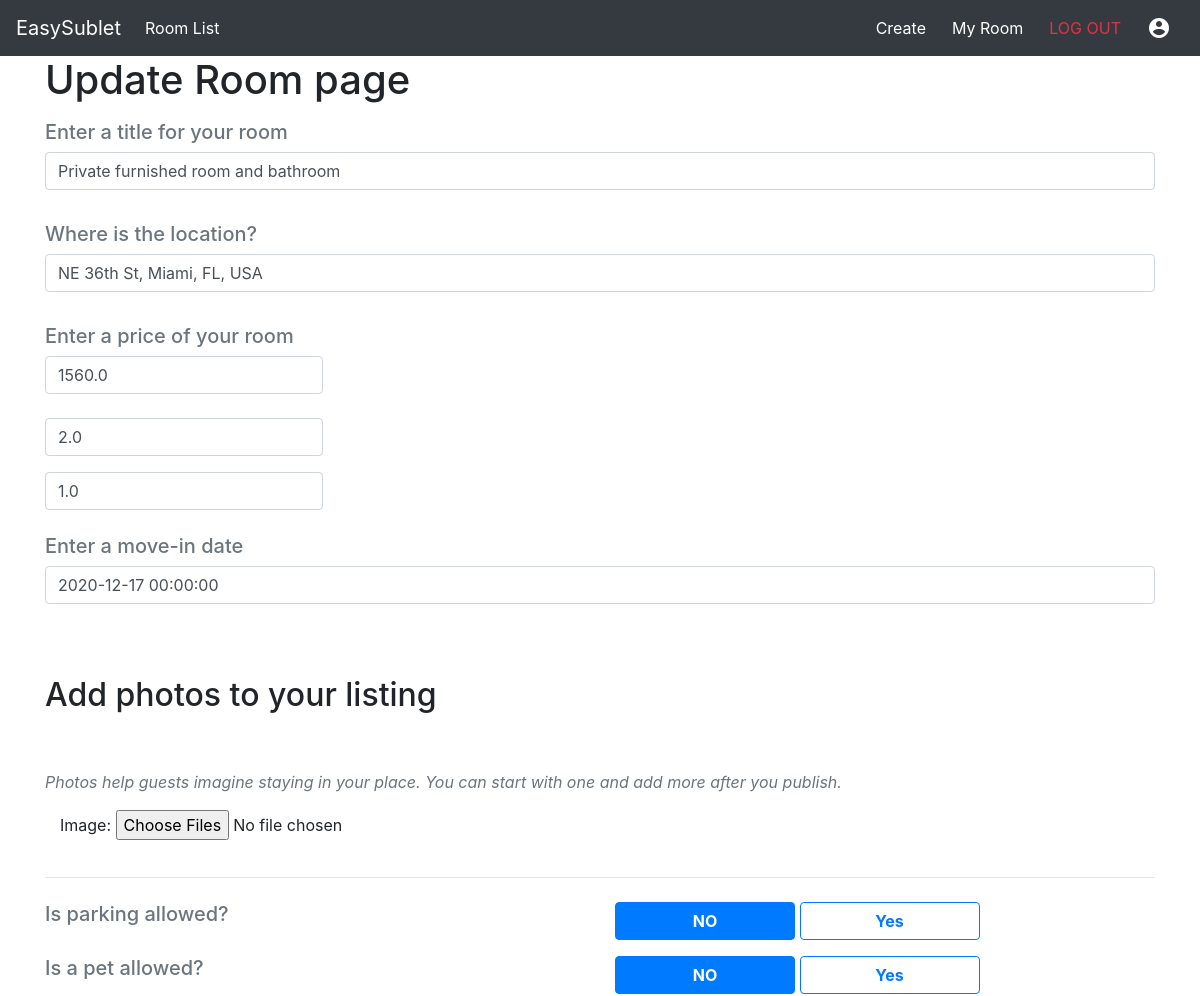
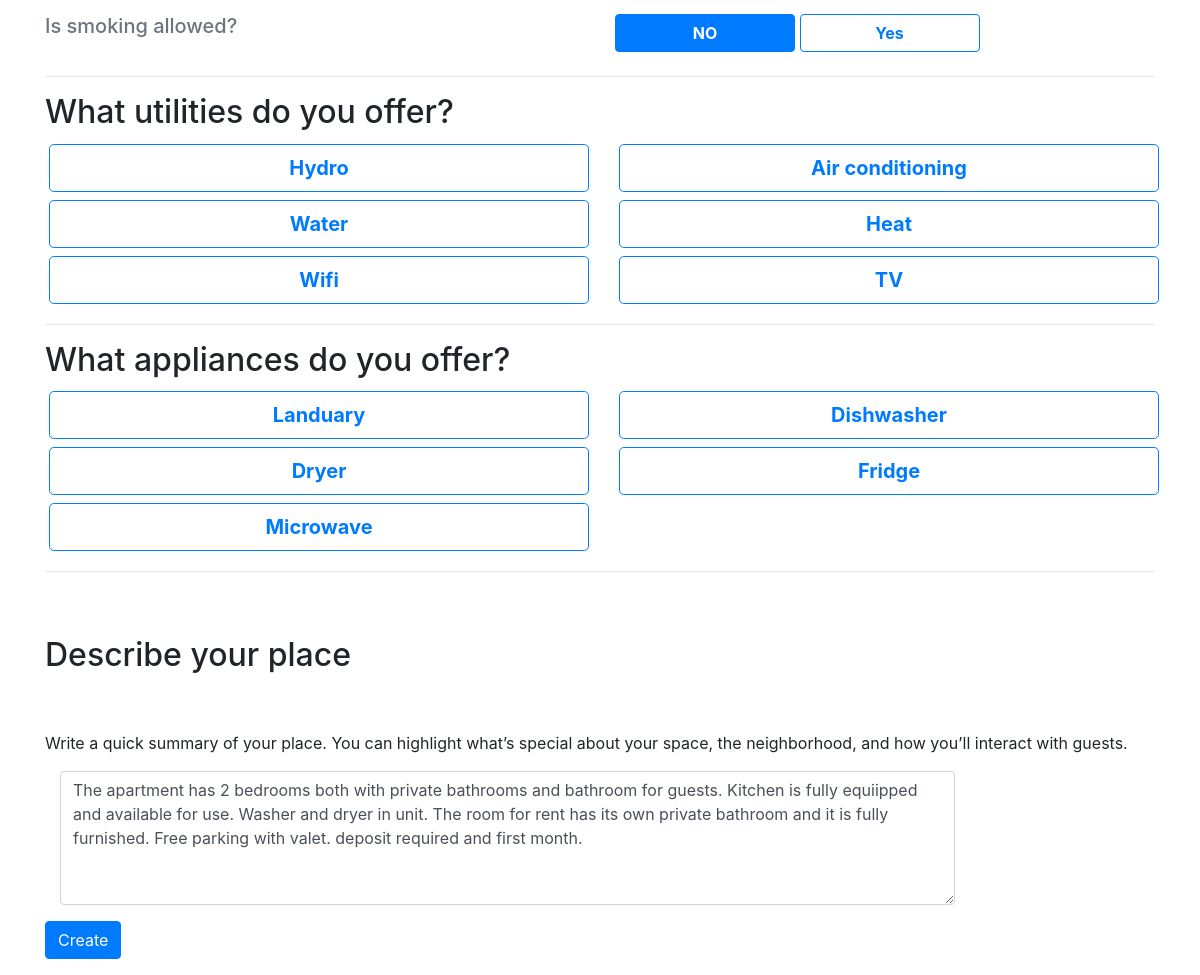
Page /room/update/56 (signed in) on the committed database (2 pictures, top to bottom).
### RoomRental/models.py (models this page shows, shortened)
class Room(models.Model):
    user = models.ForeignKey(User, default=1, on_delete=models.SET_NULL, null=True)
    id = models.fields.BigAutoField(primary_key=True)
    title = models.fields.CharField(max_length=100, blank=False, null=False)
    address = models.fields.CharField(max_length=255, blank=False, null=False)
    latitude = models.fields.FloatField(null=True, blank=True)
    longitude = models.fields.FloatField(null=True, blank=True)
    description = models.fields.TextField(null=True, blank=True)
    price = models.fields.FloatField(null=True, blank=True)
    is_parking = models.fields.BooleanField(default=False)
    is_pet = models.fields.BooleanField(default=False)
    is_smoking = models.fields.BooleanField(default=False)
    has_hydro = models.fields.BooleanField(default=False)
    has_aircondition = models.fields.BooleanField(default=False)
    has_water = models.fields.BooleanField(default=False)
    has_heat = models.fields.BooleanField(default=False)
    has_wifi = models.fields.BooleanField(default=False)
    has_tv = models.fields.BooleanField(default=False)
    has_laundry = models.fields.BooleanField(default=False)
    has_fridge = models.fields.BooleanField(default=False)
    has_dishwasher = models.fields.BooleanField(default=False)
    has_dryer = models.fields.BooleanField(default=False)
    has_microwave = models.fields.BooleanField(default=False)
    movein_date = models.fields.DateTimeField(null=True, blank=True)
    created_on = models.fields.DateTimeField(auto_now=True)

### RoomRental/views.py (the view, shortened to what this page needs)
# urls.py: path('room/update/<int:room_id>', room_update_view, name='room_update_view'),
@login_required
def room_update_view(request,room_id,*args,**kwargs):
    room = get_object_or_404(Room, pk = room_id)
    if request.user == room.user:
        room_form = RoomForm(request.POST or None, instance=room)
        image_form = ImageForm()
        images = request.FILES.getlist('image')
        print(images)
        context = {'page':'Update Room page','room_form' : room_form,'image_form':image_form}
        return render(request,'RoomCreate_Page.html',context,status=200)
    else:
        return redirect('room_list_view')

### RoomRental/forms.py
class ImageForm(forms.ModelForm):
    class Meta:
        model = Image
        fields = ('image',)
        widgets = {
            'image' : forms.ClearableFileInput(attrs={'multiple':True})
        }

### RoomRental/templates/RoomCreate_Page.html (shortened to what this page needs)
{% extends 'base.html' %}
{% load static %}
{% block content %}
<h1>{{page}}</h1>
<form method="POST" enctype="multipart/form-data" >{% csrf_token %}
        <div class="row">
            <div class="col-12">
                <div class="form-group pt-2 pb-2">
                    <h5 class="text-secondary">Enter a title for your room</h5>
                    {{room_form.title}}
                </div>
                <div class="form-group pt-2 pb-2">
                    <h5 class="text-secondary">Where is the location?</h5>
                    <div class=" ">
                        {{room_form.address}}
                    </div>
                </div>
                <div class="form-group pt-2 pb-2">
                    <h5 class="text-secondary">Enter a price of your room</h5>
                    {{room_form.price}}
                </div>
                <div class="form-group" style="">
                    {{room_form.latitude}}
                </div>
                <div class="form-group" style="">
                    {{room_form.longitude}}
                </div>
                <div class="form-group pt-2 pb-2">
                    <h5 class="text-secondary">Enter a move-in date</h5>
                    <div class=" ">
                        {{room_form.movein_date}}
                    </div>
                </div>
            </div>
        </div>
        <div class="row">
            <div class="col-12">
                <div class="form-group">
                    <h2 class="pt-5 pb-5 text-body text">Add photos to your listing</h2>
                    <p class="text-secondary font-italic">Photos help guests imagine staying in your place. You can start with one and add more after you publish.</p>
                    <div class="col-md-10">
                        {{image_form.as_p}}
                    </div>
                </div>
            </div>
        </div>
        <hr />
        <div class="row pt-2 pb-2">
            <div class="col-6">
                <h5 class="text-secondary">Is parking allowed?</h5>
            </div>
            <div class="col-6">
                <div class="col-4 btn btn-primary font-weight-bold" id="park-no">NO</div>
                <div class="col-4 btn btn-outline-primary font-weight-bold" id="park-yes">Yes</div>
            </div>
        </div>
        <div class="row pt-2 pb-2">
            <div class="col-6">
                <h5 class="text-secondary">Is a pet allowed?</h5>
            </div>
            <div class="col-6">
                <div class="col-4 btn btn-primary font-weight-bold" id="pet-no">NO</div>
                <div class="col-4 btn btn-outline-primary font-weight-bold" id="pet-yes">Yes</div>
            </div>
        </div>
        <div class="row pt-2 pb-2">
            <div class="col-6">
                <h5 class="text-secondary">Is smoking allowed?</h5>
            </div>
            <div class="col-6">
                <div class="col-4 btn btn-primary font-weight-bold" id="smoking-no">NO</div>
                <div class="col-4 btn btn-outline-primary font-weight-bold" id="smoking-yes">Yes</div>
            </div>
        </div>
        <hr />
        <div class="row">
            <div class="col-12">
                <h2>What utilities do you offer?</h2>
            </div>
        </div>
        <div class="row">
            <div class="col-sm-12 col-lg-6">
                <div class="m-1 btn btn-outline-primary btn-block btn-lg font-weight-bold" id="Hydro">Hydro</div>
            </div>
            <div class="col-sm-12 col-lg-6">
                <div class="m-1 btn btn-outline-primary btn-block btn-lg font-weight-bold" id="Airconditioning">Air conditioning</div>
            </div>
        </div>
        <div class="row">
            <div class="col-sm-12 col-lg-6">
                <div class="m-1 btn btn-outline-primary btn-block btn-lg font-weight-bold" id="Water">Water</div>
            </div>
            <div class="col-sm-12 col-lg-6">
                <div class="m-1 btn btn-outline-primary btn-block btn-lg font-weight-bold" id="Heat">Heat</div>
            </div>
        </div>
        <div class="row">
            <div class="col-sm-12 col-lg-6">
                <div class="m-1 btn btn-outline-primary btn-block btn-lg font-weight-bold" id="Wifi">Wifi</div>
            </div>
            <div class="col-sm-12 col-lg-6">
                <div class="m-1 btn btn-outline-primary btn-block btn-lg font-weight-bold" id="TV">TV</div>
            </div>
        </div>
        <hr />
        <div class="row">
            <div class="col-12">
                <h2>What appliances do you offer?</h2>
            </div>
        </div>
        <div class="row">
            <div class="col-sm-12 col-lg-6">
                <div class="m-1 btn btn-outline-primary btn-block btn-lg font-weight-bold" id="Landuary">Landuary</div>
            </div>
            <div class="col-sm-12 col-lg-6">
                <div class="m-1 btn btn-outline-primary btn-block btn-lg font-weight-bold" id="Dishwasher">Dishwasher</div>
            </div>
        </div>
        <div class="row">
            <div class="col-sm-12 col-lg-6">
                <div class="m-1 btn btn-outline-primary btn-block btn-lg font-weight-bold" id="Dryer">Dryer</div>
            </div>
            <div class="col-sm-12 col-lg-6">
                <div class="m-1 btn btn-outline-primary btn-block btn-lg font-weight-bold" id="Fridge">Fridge</div>
            </div>
        </div>
        <div class="row">
            <div class="col-sm-12 col-lg-6">
                <div class="m-1 btn btn-outline-primary btn-block btn-lg font-weight-bold" id="Microwave">Microwave</div>
            </div>
        </div>
        <hr />
        <div class="row">
            <div class="col-12">
                <h2 class="pt-5 pb-5">Describe your place</h2>
                <div class="form-group">
                    <div>
                        <p>Write a quick summary of your place. You can highlight what’s special about your space, the neighborhood, and how you’ll interact with guests.</p>
                    </div>
                    <div class="col-md-10">
                        {{room_form.description}}
                    </div>
                </div>
                <div class="form-group">
                    <input type="submit" value="Create" class="btn btn-primary" />
                </div>
            </div>
        </div>
    </form>
{% endblock content %}

### rows in the picture
Room: title "Private furnished room and bathroom", address "NE 36th St, Miami, FL, USA", price "1560.0", latitude "2.0", longitude "1.0", movein_date "2020-12-17 00:00:00", description "The apartment has 2 bedrooms both with private bathrooms and bathroom for guests. Kitchen is fully equiipped and available for use. Washer and dryer in unit. The room for rent has its own private bathroom and it is fully furnished. Free parking with valet. deposit required and first month."

### other values in the picture
{{ page }} "Update Room page"
